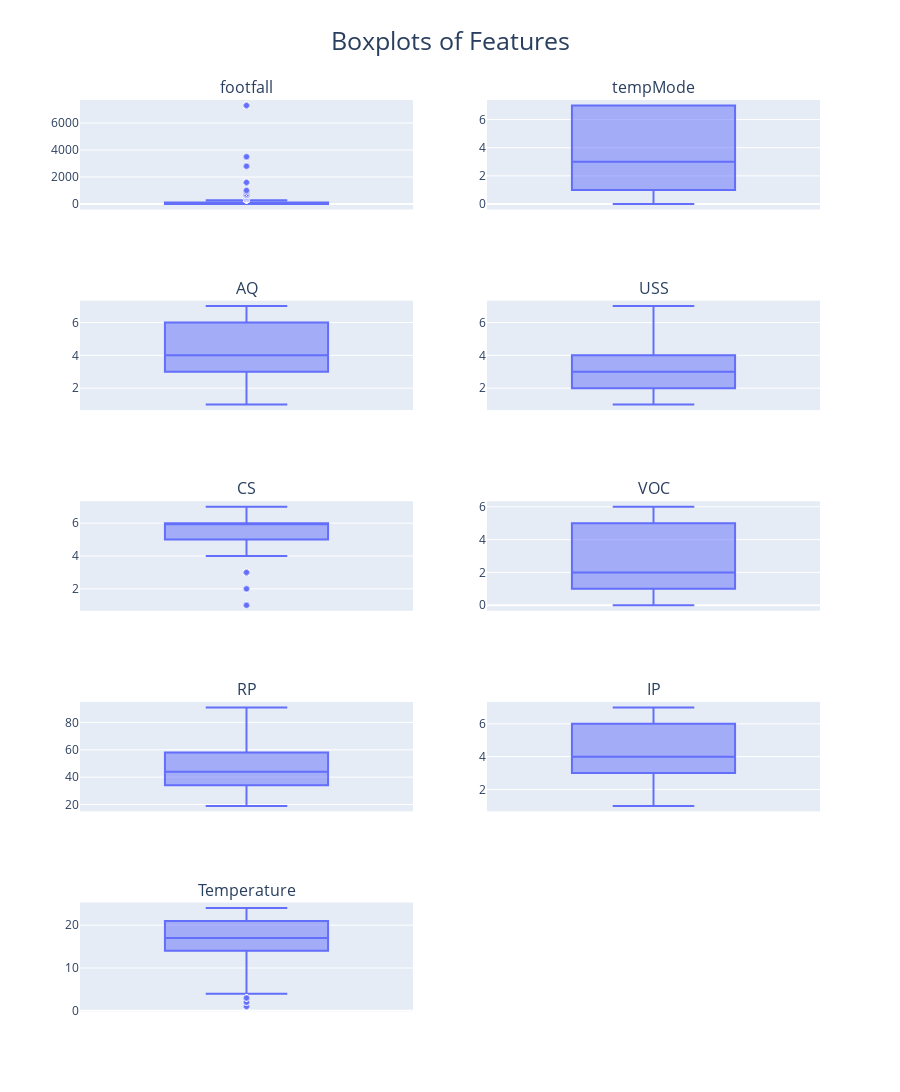

This figure's notebook cell:
### Code cell
# Boxplots for each feature to identify outliers
fig = make_subplots(rows=5, cols=2, subplot_titles=data.columns[:-1])
for i, column in enumerate(data.columns[:-1]):  # Excluding the target column 'fail'
    row = i // 2 + 1
    col = i % 2 + 1
    box = px.box(data, y=column, template='plotly_dark', color_discrete_sequence=['#636EFA'])
    box.update_traces(marker_line_width=0.5, marker_line_color="white")
    fig.add_trace(box.data[0], row=row, col=col)

fig.update_layout(height=1200, title_text="Boxplots of Features", title_font=dict(size=25), title_x=0.5, showlegend=False)
fig.show()

### Figure 1 — Plotly figure (JSON) as saved in the notebook; plotly's stock layout.template omitted (floating-point values rounded to 4 significant figures; data arrays with more than 128 entries replaced by an {"elided": "..."} marker saying what was removed)
{"data": [{"alignmentgroup": "True", "hovertemplate": "footfall=%{y}<extra></extra>", "legendgroup": "", "marker": {"color": "#636EFA", "line": {"color": "white", "width": 0.5}}, "name": "", "notched": false, "offsetgroup": "", "orientation": "v", "showlegend": false, "type": "box", "x0": " ", "xaxis": "x", "y": {"elided": "944 int values"}, "y0": " ", "yaxis": "y"}, {"alignmentgroup": "True", "hovertemplate": "tempMode=%{y}<extra></extra>", "legendgroup": "", "marker": {"color": "#636EFA", "line": {"color": "white", "width": 0.5}}, "name": "", "notched": false, "offsetgroup": "", "orientation": "v", "showlegend": false, "type": "box", "x0": " ", "xaxis": "x2", "y": {"elided": "944 int values"}, "y0": " ", "yaxis": "y2"}, {"alignmentgroup": "True", "hovertemplate": "AQ=%{y}<extra></extra>", "legendgroup": "", "marker": {"color": "#636EFA", "line": {"color": "white", "width": 0.5}}, "name": "", "notched": false, "offsetgroup": "", "orientation": "v", "showlegend": false, "type": "box", "x0": " ", "xaxis": "x3", "y": {"elided": "944 int values"}, "y0": " ", "yaxis": "y3"}, {"alignmentgroup": "True", "hovertemplate": "USS=%{y}<extra></extra>", "legendgroup": "", "marker": {"color": "#636EFA", "line": {"color": "white", "width": 0.5}}, "name": "", "notched": false, "offsetgroup": "", "orientation": "v", "showlegend": false, "type": "box", "x0": " ", "xaxis": "x4", "y": {"elided": "944 int values"}, "y0": " ", "yaxis": "y4"}, {"alignmentgroup": "True", "hovertemplate": "CS=%{y}<extra></extra>", "legendgroup": "", "marker": {"color": "#636EFA", "line": {"color": "white", "width": 0.5}}, "name": "", "notched": false, "offsetgroup": "", "orientation": "v", "showlegend": false, "type": "box", "x0": " ", "xaxis": "x5", "y": {"elided": "944 int values"}, "y0": " ", "yaxis": "y5"}, {"alignmentgroup": "True", "hovertemplate": "VOC=%{y}<extra></extra>", "legendgroup": "", "marker": {"color": "#636EFA", "line": {"color": "white", "width": 0.5}}, "name": "", "notched": false, "offsetgroup": "", "orientation": "v", "showlegend": false, "type": "box", "x0": " ", "xaxis": "x6", "y": {"elided": "944 int values"}, "y0": " ", "yaxis": "y6"}, {"alignmentgroup": "True", "hovertemplate": "RP=%{y}<extra></extra>", "legendgroup": "", "marker": {"color": "#636EFA", "line": {"color": "white", "width": 0.5}}, "name": "", "notched": false, "offsetgroup": "", "orientation": "v", "showlegend": false, "type": "box", "x0": " ", "xaxis": "x7", "y": {"elided": "944 int values"}, "y0": " ", "yaxis": "y7"}, {"alignmentgroup": "True", "hovertemplate": "IP=%{y}<extra></extra>", "legendgroup": "", "marker": {"color": "#636EFA", "line": {"color": "white", "width": 0.5}}, "name": "", "notched": false, "offsetgroup": "", "orientation": "v", "showlegend": false, "type": "box", "x0": " ", "xaxis": "x8", "y": {"elided": "944 int values"}, "y0": " ", "yaxis": "y8"}, {"alignmentgroup": "True", "hovertemplate": "Temperature=%{y}<extra></extra>", "legendgroup": "", "marker": {"color": "#636EFA", "line": {"color": "white", "width": 0.5}}, "name": "", "notched": false, "offsetgroup": "", "orientation": "v", "showlegend": false, "type": "box", "x0": " ", "xaxis": "x9", "y": {"elided": "944 int values"}, "y0": " ", "yaxis": "y9"}], "layout": {"annotations": [{"font": {"size": 16}, "showarrow": false, "text": "footfall", "x": 0.225, "xanchor": "center", "xref": "paper", "y": 1, "yanchor": "bottom", "yref": "paper"}, {"font": {"size": 16}, "showarrow": false, "text": "tempMode", "x": 0.775, "xanchor": "center", "xref": "paper", "y": 1, "yanchor": "bottom", "yref": "paper"}, {"font": {"size": 16}, "showarrow": false, "text": "AQ", "x": 0.225, "xanchor": "center", "xref": "paper", "y": 0.78, "yanchor": "bottom", "yref": "paper"}, {"font": {"size": 16}, "showarrow": false, "text": "USS", "x": 0.775, "xanchor": "center", "xref": "paper", "y": 0.78, "yanchor": "bottom", "yref": "paper"}, {"font": {"size": 16}, "showarrow": false, "text": "CS", "x": 0.225, "xanchor": "center", "xref": "paper", "y": 0.56, "yanchor": "bottom", "yref": "paper"}, {"font": {"size": 16}, "showarrow": false, "text": "VOC", "x": 0.775, "xanchor": "center", "xref": "paper", "y": 0.56, "yanchor": "bottom", "yref": "paper"}, {"font": {"size": 16}, "showarrow": false, "text": "RP", "x": 0.225, "xanchor": "center", "xref": "paper", "y": 0.34, "yanchor": "bottom", "yref": "paper"}, {"font": {"size": 16}, "showarrow": false, "text": "IP", "x": 0.775, "xanchor": "center", "xref": "paper", "y": 0.34, "yanchor": "bottom", "yref": "paper"}, {"font": {"size": 16}, "showarrow": false, "text": "Temperature", "x": 0.225, "xanchor": "center", "xref": "paper", "y": 0.12, "yanchor": "bottom", "yref": "paper"}], "height": 1200, "showlegend": false, "title": {"font": {"size": 25}, "text": "Boxplots of Features", "x": 0.5}, "xaxis": {"anchor": "y", "domain": [0, 0.45]}, "xaxis10": {"anchor": "y10", "domain": [0.55, 1]}, "xaxis2": {"anchor": "y2", "domain": [0.55, 1]}, "xaxis3": {"anchor": "y3", "domain": [0, 0.45]}, "xaxis4": {"anchor": "y4", "domain": [0.55, 1]}, "xaxis5": {"anchor": "y5", "domain": [0, 0.45]}, "xaxis6": {"anchor": "y6", "domain": [0.55, 1]}, "xaxis7": {"anchor": "y7", "domain": [0, 0.45]}, "xaxis8": {"anchor": "y8", "domain": [0.55, 1]}, "xaxis9": {"anchor": "y9", "domain": [0, 0.45]}, "yaxis": {"anchor": "x", "domain": [0.88, 1]}, "yaxis10": {"anchor": "x10", "domain": [0, 0.12]}, "yaxis2": {"anchor": "x2", "domain": [0.88, 1]}, "yaxis3": {"anchor": "x3", "domain": [0.66, 0.78]}, "yaxis4": {"anchor": "x4", "domain": [0.66, 0.78]}, "yaxis5": {"anchor": "x5", "domain": [0.44, 0.56]}, "yaxis6": {"anchor": "x6", "domain": [0.44, 0.56]}, "yaxis7": {"anchor": "x7", "domain": [0.22, 0.34]}, "yaxis8": {"anchor": "x8", "domain": [0.22, 0.34]}, "yaxis9": {"anchor": "x9", "domain": [0, 0.12]}}}
